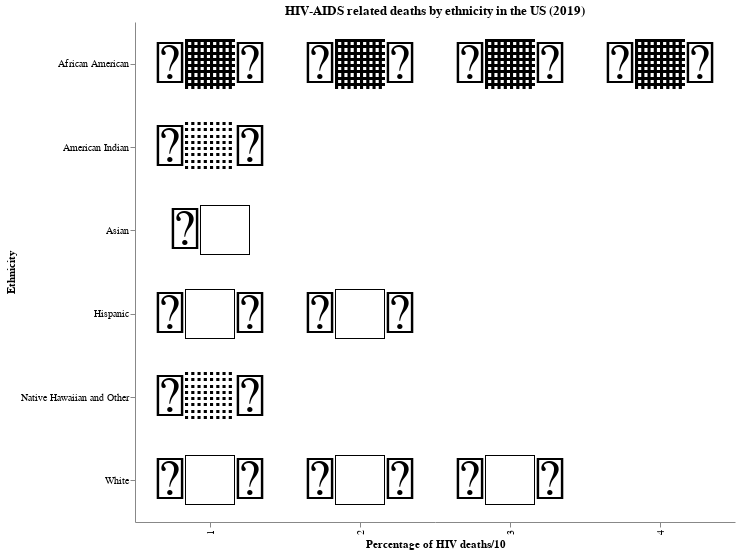

The Vega-Lite source for this figure:
### Vega-Lite specification from a JSON file in a GitHub repository (floating-point values rounded to 4 significant figures)
{"$schema": "https://vega.github.io/schema/vega-lite/v5.json", "config": {"view": {"stroke": ""}}, "width": 600, "height": 500, "data": {"values": [{"Ethnicity": "African American", "Percentage_with_HIV": 40.3}, {"Ethnicity": "African American", "Percentage_with_HIV": 40.3}, {"Ethnicity": "African American", "Percentage_with_HIV": 40.3}, {"Ethnicity": "African American", "Percentage_with_HIV": 40.3}, {"Ethnicity": "White", "Percentage_with_HIV": 28.5}, {"Ethnicity": "White", "Percentage_with_HIV": 28.5}, {"Ethnicity": "White", "Percentage_with_HIV": 28.5}, {"Ethnicity": "Hispanic", "Percentage_with_HIV": 24.7}, {"Ethnicity": "Hispanic", "Percentage_with_HIV": 24.7}, {"Ethnicity": "Asian", "Percentage_with_HIV": 1.5}, {"Ethnicity": "American Indian", "Percentage_with_HIV": 0.3}, {"Ethnicity": "Native Hawaiian and Other", "Percentage_with_HIV": 0.09}]}, "title": "HIV-AIDS related deaths by ethnicity in the US (2019)", "transform": [{"calculate": "{'African American': '🧑🏾🦱', 'White': '🧑🏻🦰', 'Hispanic': '👩🏻🦱', 'Asian': ' 👩🏻', 'American Indian': '👨🏽🦱', 'Native Hawaiian and Other': '👩🏽🦱'}[datum.Ethnicity]", "as": "emoji"}, {"window": [{"op": "rank", "as": "rank"}], "groupby": ["Ethnicity"]}], "mark": {"type": "text", "baseline": "middle"}, "encoding": {"x": {"field": "rank", "type": "ordinal", "title": "Percentage of HIV deaths/10"}, "y": {"field": "Ethnicity", "type": "nominal"}, "text": {"field": "emoji", "type": "nominal"}, "size": {"value": 50}, "tooltip": [{"field": "Ethnicity", "type": "nominal", "title": "Ethnicity"}, {"field": "Percentage_with_HIV", "type": "quantitative", "title": "Percentage of HIV deaths"}]}}
